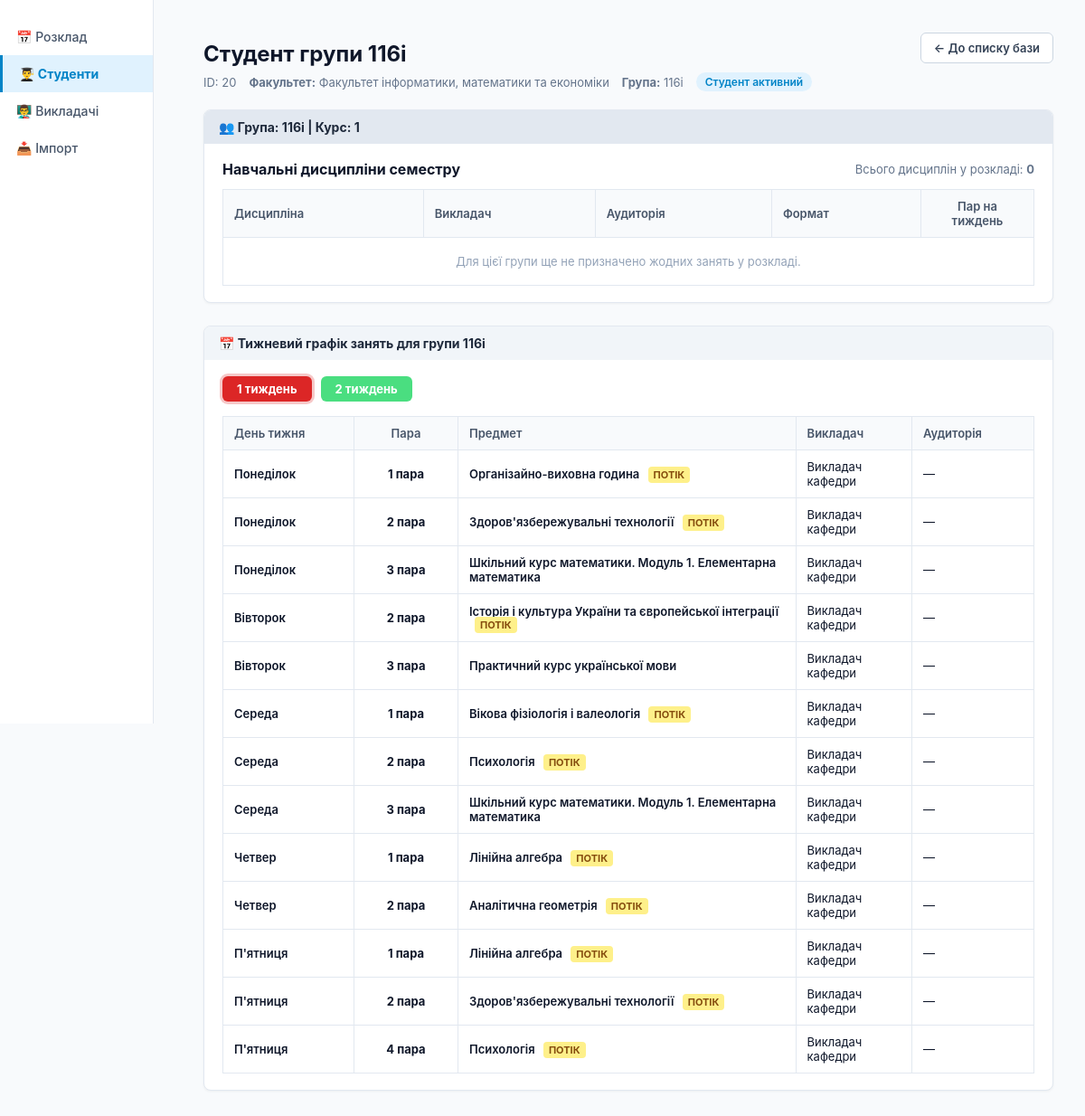
The page /students/20/schedule/ on the database as committed earlier.
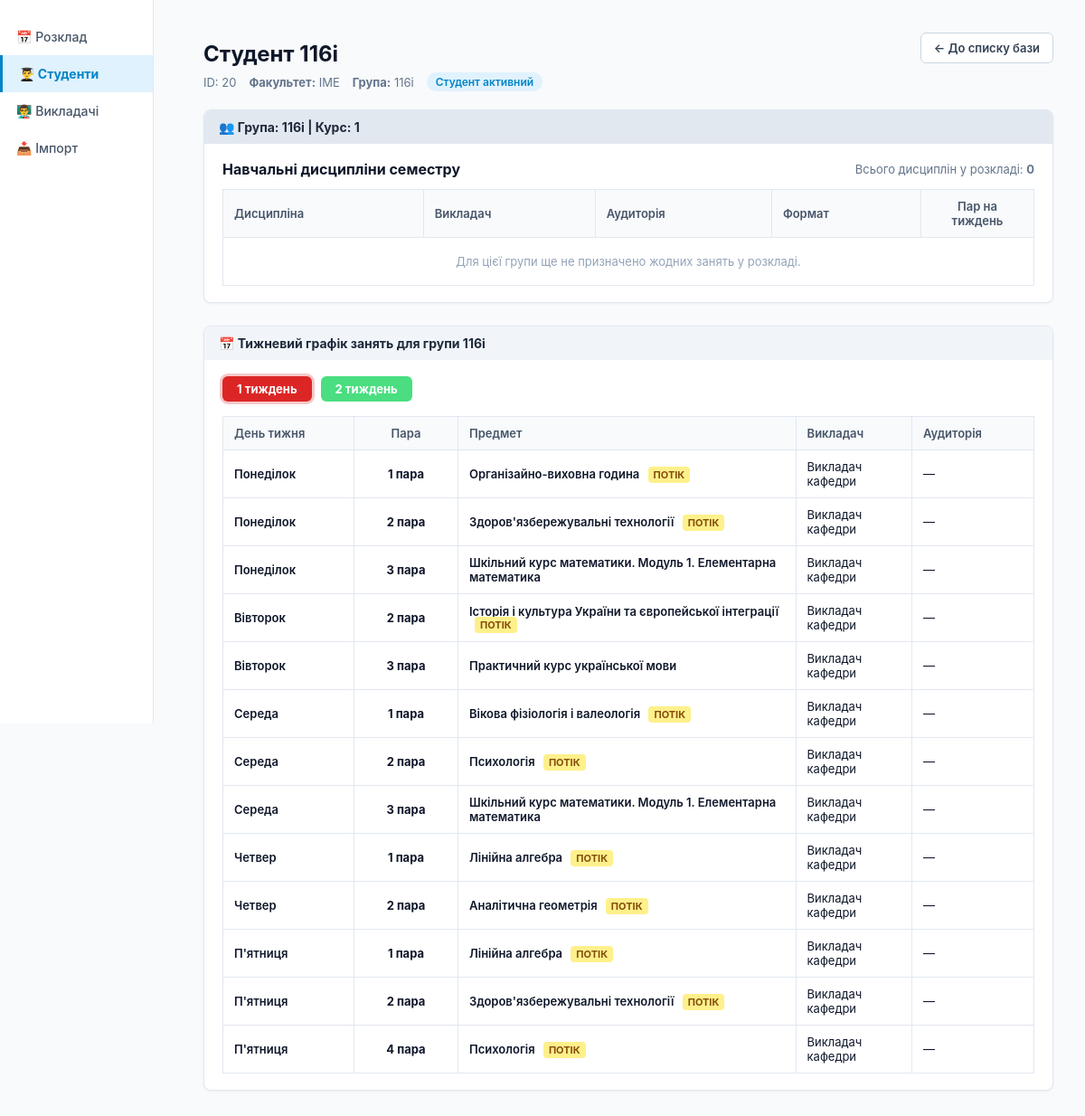
The same page on the database as committed later.
### scheduler/models.py (models this page shows, shortened)
class Student(models.Model):
    full_name = models.CharField(max_length=150, verbose_name="ПІБ студента")
    faculty = models.CharField(max_length=150, verbose_name="Факультет")
    course = models.PositiveSmallIntegerField(default=1, verbose_name="Курс")
    group_name = models.CharField(max_length=50, verbose_name="Група")

### scheduler/views.py (the view)
# urls.py: path('students/<int:student_id>/schedule/', views.student_schedule_view, name='student_schedule'),
def student_schedule_view(request, student_id):
    student = get_object_or_404(Student, id=student_id)
    current_week = int(request.GET.get('week', 1))
    all_items = ScheduleItem.objects.filter(week=current_week).select_related('teacher', 'subject', 'room')
    student_lessons = []
    for item in all_items:
        assigned_groups = [g.strip().lower() for g in item.groups.split(',')]
        if any(student.group_name.strip().lower() in ag for ag in assigned_groups) or not item.groups:
            student_lessons.append(item)
    day_map_order = {"Monday": 1, "Tuesday": 2, "Wednesday": 3, "Thursday": 4, "Friday": 5}
    student_lessons.sort(key=lambda x: (day_map_order.get(x.day, 9), x.period))
    return render(request, "student_schedule.html", {'student': student, 'current_week': current_week, 'lessons': student_lessons})

### scheduler/templates/student_schedule.html (shortened to what the changed rows need)
﻿{% load schedule_extras %}
<!DOCTYPE html>
<html lang="uk">
<head>
</head>
<body>
    <div class="main-content">
        <div class="student-header">
            <div>
                <h1 class="student-name">{{ student.full_name }}</h1>
                <div class="student-meta">
                    <span>ID: {{ student.id }}</span>
                    <span><b>Факультет:</b> {{ student.faculty }}</span>
                    <span><b>Група:</b> {{ student.group_name }}</span>
                    <span class="badge-status">Студент активний</span>
                </div>
            </div>
        </div>
        <div class="card-container">
            <div class="card-header-bar">
                👥 Група: {{ student.group_name }} | Курс: {{ student.course }}
            </div>
            <div class="card-body">
                <div style="display: flex; justify-content: space-between; align-items: center; margin-bottom: 12px;">
                </div>
                <table>
                    <thead>
                        <tr>
                            <th>Дисципліна</th>
                            <th>Викладач</th>
                            <th>Аудиторія</th>
                            <th>Формат</th>
                            <th style="width: 100px; text-align: center;">Пар на тиждень</th>
                        </tr>
                    </thead>
                </table>
            </div>
        </div>
        <div class="card-container">
            <div class="card-header-bar" style="background: #f1f5f9;">
                📅 Тижневий графік занять для групи {{ student.group_name }}
            </div>
            <div class="card-body">
                <div class="week-toggle">
                </div>
                <table>
                    <thead>
                        <tr>
                            <th style="width: 120px;">День тижня</th>
                            <th style="width: 90px; text-align: center;">Пара</th>
                            <th>Предмет</th>
                            <th>Викладач</th>
                            <th style="width: 110px;">Аудиторія</th>
                        </tr>
                    </thead>
                </table>
            </div>
        </div>
    </div>
</body>
</html>

Rows that differ between the two databases and show on the page:
changed Student id 20: full_name "Студент групи 116і" → "Студент 116і"; faculty "Факультет інформатики, математики та економіки" → "ІМЕ"
